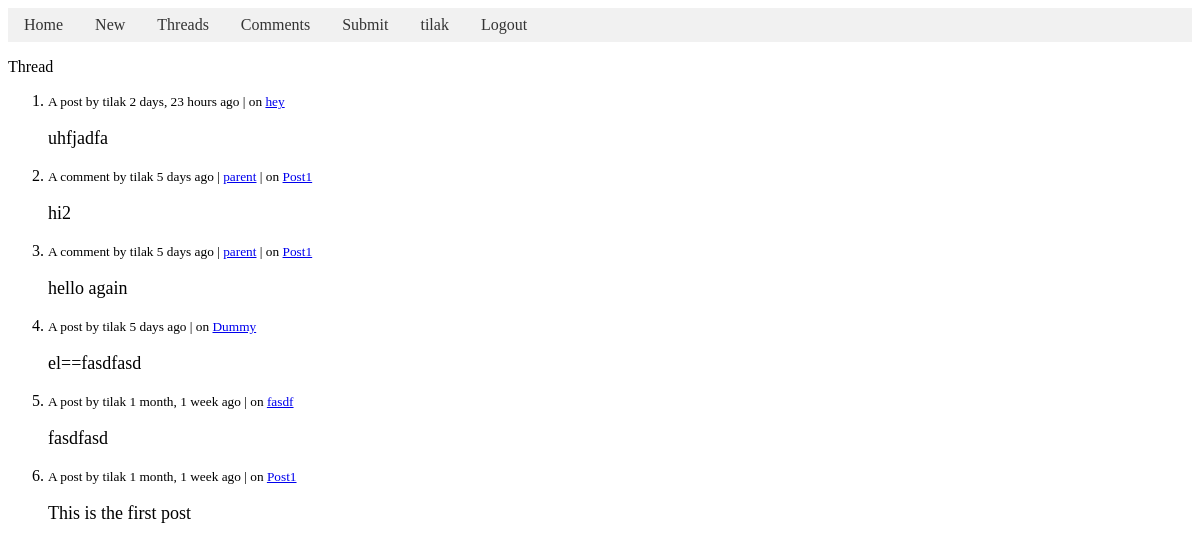
The app's page /thread/ (signed in), older data.
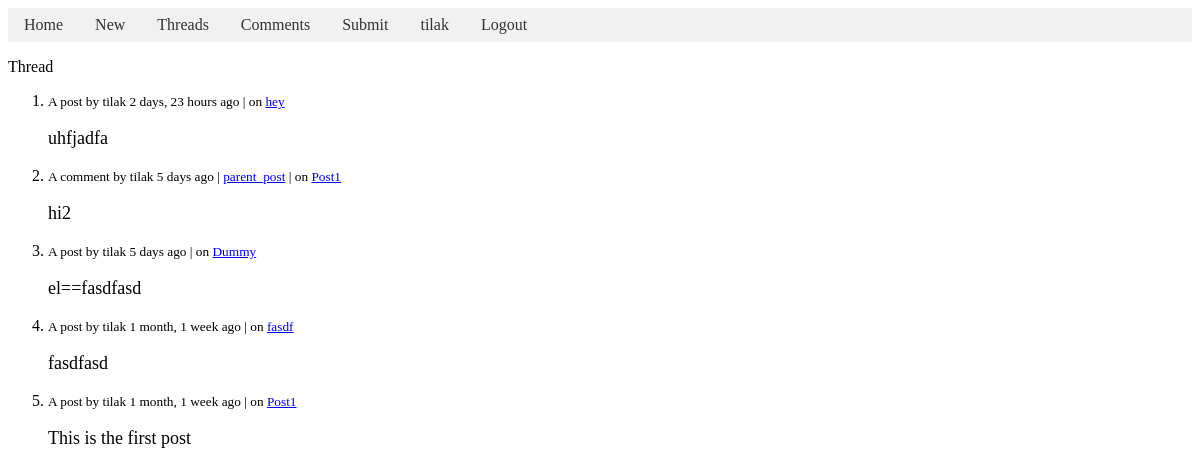
The same page, newer data.
### base/models.py (models this page shows, shortened)
class Post(models.Model):
    title = models.TextField(max_length=200, null=False)
    url = models.URLField(null=False, unique=True)
    body = models.TextField(max_length=200, null=True)
    created = models.DateTimeField(auto_now_add=True)
    user = models.ForeignKey(User, on_delete=models.CASCADE)
    up_users = models.ManyToManyField(User, related_name='upvoted_posts')
    def __str__(self):
        return self.title[:50]
    def getType(self):
        return "Post"

class User(AbstractUser):
    name = models.TextField(max_length=200, null=True)
    username = models.TextField(max_length=200, null=False, unique=True)
    email = models.EmailField(null=True)
    about = models.TextField(max_length=200, null=True)
    created = models.DateTimeField(auto_now_add=True)
    fav_posts = models.ManyToManyField('Post', related_name='fav_by')
    fav_comments = models.ManyToManyField('Comment', related_name='fav_by')
    def __str__(self):
        return self.username

class Comment(models.Model):
    user = models.ForeignKey(User, on_delete=models.CASCADE)
    created = models.DateTimeField(auto_now_add=True)
    parent = models.ForeignKey('self', on_delete=models.CASCADE, blank=True, null=True)
    body = models.TextField(max_length=200)
    post = models.ForeignKey(Post, on_delete=models.CASCADE, default=1)
    up_users = models.ManyToManyField(User, related_name='upvoted_comments')
    def __str__(self):
        return self.body[:50]
    def getType(self):
        return "Comment"
    class Meta:
        ordering = ['-created']

### base/views.py (the view)
# urls.py: path('thread/', views.thread, name='thread'),
def thread(request):
    p = request.GET.get('p')
    if p == None:
        p = 1
    p = int(p)
    user = request.user
    posts = user.post_set.all()
    comments = user.comment_set.all()
    combined_objects = sorted(chain(posts, comments),
                              key = lambda obj : obj.created, reverse=True)
    context = pagination(p=p, post_per_page=10, obj=combined_objects)
    return render(request, 'base/thread.html', context)

### base/views.py (called while the page is built)
def pagination(p, post_per_page, obj):
    size = len(obj)
    total_pages = size//post_per_page+1
    start_index = (p - 1) * post_per_page
    end_index = start_index + post_per_page
    ol_start = (p-1)*post_per_page+1
    curr_obj = obj[start_index:end_index]
    return {"curr_obj" : curr_obj, "p": p, "total_pages" : total_pages, "post_per_page":post_per_page, "ol_start":ol_start}

### base/templates/base/thread.html (shortened to what this page needs)
{% extends 'main.html' %}
{% block content %}
<p>Thread</p>
<ol start="{{ol_start}}">
    {% for thread in curr_obj %}
    <li>
        {% if thread.getType == "Post" %}
            <small>A post by {{thread.user}} {{thread.created|timesince}} ago |
                on <a href="{% url 'items' %}?id={{thread.id}}&reply_to=post">{{thread.title}}</a>
            </small>
            <p style="font-size: large;">{{thread.body|truncatewords:50}}</p>
        {%  else %}
            <small>A comment by {{thread.user}} {{thread.created|timesince}} ago |
                {% if thread.parent %}
                <a href="{% url 'items' %}?id={{thread.parent.id}}&reply_to=comment">parent</a> |
                {% else %}
                <a href="{% url 'items' %}?id={{thread.post.id}}&reply_to=post">parent_post</a> |
                {% endif %}
                on <a href="{% url 'items' %}?id={{thread.id}}&reply_to=post">{{thread.post.title}}</a>
            </small>
            <p style="font-size: large;">{{thread.body|truncatewords:50}}</p>
        {% endif %}
    </li>
    {% endfor %}
</ol>
{% endblock content %}

Row changes from the older to the newer data that the page shows:
removed Comment: user "tilak", created "5 days", post "Post1", body "hello again"
changed Comment "hi2": parent_id "parent" → "parent_post"
